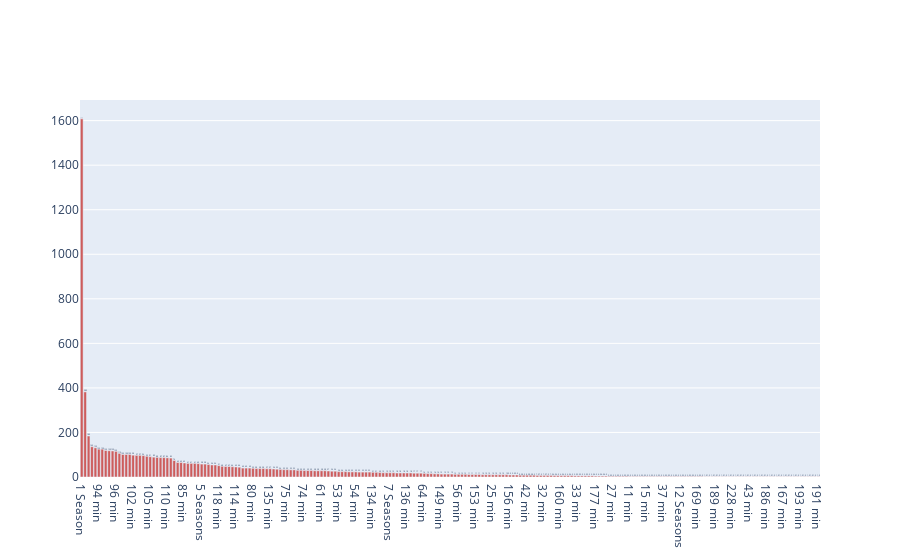

The code cell stored with this chart in its notebook:
### Markdown cell above
# Top Duration

### Code cell
topdirs=pd.value_counts(netflix_overall['duration'])
fig = go.Figure([go.Bar(x=topdirs.index, y=topdirs.values , text=topdirs.values,marker_color='indianred')])
fig.update_traces(texttemplate='%{text:.2s}', textposition='outside')
fig.show()

### Figure 1 — Plotly figure (JSON) as saved in the notebook; plotly's stock layout.template omitted (floating-point values rounded to 4 significant figures; data arrays with more than 128 entries replaced by an {"elided": "..."} marker saying what was removed)
{"data": [{"marker": {"color": "indianred"}, "text": {"elided": "216 int values"}, "textposition": "outside", "texttemplate": "%{text:.2s}", "type": "bar", "x": {"elided": "216 str values"}, "y": {"elided": "216 int values"}}], "layout": {}}
